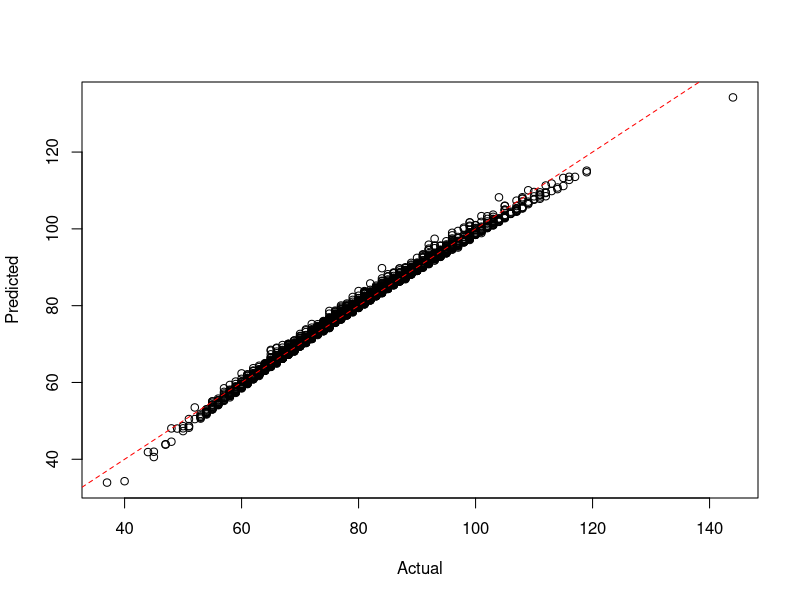

Source code (R):
setwd("c:/github/doerodney/NCAAB-D1M-2015-2016")

df = read.csv("dataframe.csv", header=TRUE)

summary(df)

# margin of victory
# df$mov = df$win_points_scored - df$loss_points_scored

model = lm(win_points_scored ~
	win_conference + 
	win_possessions + 
	win_offensive_rating + 
	win_defensive_rating + 
	win_personal_fouls + 
	loss_conference + 
	loss_possessions + 
	loss_offensive_rating + 
	loss_defensive_rating + 
	loss_defensive_rebounds + 
	loss_steals + 
	loss_blocked_shots + 
	loss_personal_fouls,
	data=df)

# remove low contributors
plotFit <- function(yObserved, yFitted, intercept=0) {
  plot(yObserved, yFitted, xlab="Actual", ylab="Predicted")
  abline(intercept, 1, lty=2, col=rgb(1,0,0))
}

plotFit(df$win_points_scored, fitted(model))


getGamePossessionRange <- function(df, teamName, opponentName) {
    teamPossessions <- getPossessions(df, teamName)
    opponentPossessions <- getPossessions(df, opponentName)
    
    possessions <- sort(c(teamPossessions, opponentPossessions))
    
    possessionRange <- seq(min(possessions), max(possessions))
    
    return(possessionRange)
}  


getPossessions <- function(df, teamName) {
    df <- as.data.frame(df)
    Possessions <- c(df$win_possessions[which(df$win_team == teamName)],
                     df$loss_possessions[which(df$loss_team == teamName)])
    return(Possessions)
}


getOffensiveRatings <- function(df, teamName) {
    df <- as.data.frame(df)
    OffensiveRatings <- c(df$win_offensive_rating[which(df$win_team == teamName)],
                          df$loss_offensive_rating[which(df$loss_team == teamName)])
    return(OffensiveRatings)
}


getDefensiveRatings <- function(df, teamName) {
    df <- as.data.frame(df)
    DefensiveRatings <- c(df$win_defensive_rating[which(df$win_team == teamName)],
                          df$loss_defensive_rating[which(df$loss_team == teamName)])
    return(DefensiveRatings)
}


getDefensiveRebounds <- function(df, teamName) {
    df <- as.data.frame(df)
    DefensiveRebounds <- c(df$win_defensive_rebounds[which(df$win_team == teamName)],
                              df$loss_defensive_rebounds[which(df$loss_team == teamName)])
    return(DefensiveRebounds)
}


getPersonalFouls <- function(df, teamName) {
    df <- as.data.frame(df)
    PersonalFouls <- c(df$win_personal_fouls[which(df$win_team == teamName)],
                       df$loss_personal_fouls[which(df$loss_team == teamName)])
    return(PersonalFouls)
}


getSteals <- function(df, teamName) {
    df <- as.data.frame(df)
    Steals <- c(df$win_steals[which(df$win_team == teamName)],
                df$loss_steals[which(df$loss_team == teamName)])
    return(Steals)
}


getBlockedShots <- function(df, teamName) {
    df <- as.data.frame(df)
    BlockedShots <- c(df$win_blocked_shots[which(df$win_team == teamName)],
                      df$loss_blocked_shots[which(df$loss_team == teamName)])
    return(BlockedShots)
}


getTeamConference <- function(df, teamName) {
    df <- as.data.frame(df)
  
    TeamConferences = df$win_conference[which(df$win_team == teamName)]
    if (length(TeamConferences) == 0) {
        TeamConferences = df$loss_conference[which(df$loss_team == teamName)]
    }
    return(as.character(TeamConferences[1]))
}


predictWinner <- function(teamName, opponentName, df, model, nScenarios=10000)
{
  gamePossessionRange = getGamePossessionRange(df, teamName, opponentName)    
    
  teamConference = getTeamConference(df, teamName)
  teamOffensiveRatings = getOffensiveRatings(df, teamName)
  teamDefensiveRatings = getDefensiveRatings(df, teamName)
  teamDefensiveRebounds  = getDefensiveRebounds(df, teamName)
  teamSteals = getSteals(df, teamName)
  teamPersonalFouls = getPersonalFouls(df, teamName)
  teamBlockedShots = getBlockedShots(df, teamName)
  
  opponentConference = getTeamConference(df, opponentName)
  opponentOffensiveRatings = getOffensiveRatings(df, opponentName)
  opponentDefensiveRatings = getDefensiveRatings(df, opponentName)
  opponentDefensiveRebounds  = getDefensiveRebounds(df, opponentName)
  opponentSteals = getSteals(df, opponentName)
  opponentPersonalFouls = getPersonalFouls(df, opponentName)
  opponentBlockedShots = getBlockedShots(df, opponentName)
  
  game_possessions = sample(gamePossessionRange, nScenarios, replace=TRUE)
  
  # Simulate data between the 10th and 90th quantile.
  minQuantile = 0.1
  maxQuantile = 0.9
  
  win_conference = rep(teamConference, nScenarios)
  win_possessions = game_possessions
  
  filtered = quantile(teamOffensiveRatings, c(minQuantile, maxQuantile))
  win_offensive_rating = runif(nScenarios, filtered[[1]], filtered[[2]])
  
  filtered = quantile(teamDefensiveRatings, c(minQuantile, maxQuantile))
  win_defensive_rating = runif(nScenarios, filtered[[1]], filtered[[2]])
  
  win_personal_fouls = sample(min(teamPersonalFouls):max(teamPersonalFouls), nScenarios, replace=TRUE)
  loss_conference = rep(opponentConference, nScenarios)
  loss_possessions = game_possessions
  
  filtered = quantile(opponentOffensiveRatings, c(minQuantile, maxQuantile))
  loss_offensive_rating = runif(nScenarios, filtered[[1]], filtered[[2]])
  
  filtered = quantile(opponentDefensiveRatings, c(minQuantile, maxQuantile))
  loss_defensive_rating = runif(nScenarios, filtered[[1]], filtered[[2]])
  loss_defensive_rebounds = runif(nScenarios, min(opponentDefensiveRebounds), max(opponentDefensiveRebounds))
  loss_steals = sample(min(opponentSteals):max(opponentSteals), nScenarios, replace=TRUE)
  loss_blocked_shots = sample(min(opponentBlockedShots):max(opponentBlockedShots), nScenarios, replace=TRUE)
  
  loss_personal_fouls = sample(min(opponentPersonalFouls):max(opponentPersonalFouls), nScenarios, replace=TRUE)
  
  # Create data frame for team score prediction.
  dfpt = cbind.data.frame(
    win_conference,
    win_possessions,
    win_offensive_rating,
    win_defensive_rating,
    win_personal_fouls,
    loss_conference,
    loss_possessions,
    loss_offensive_rating,
    loss_defensive_rating,
    loss_defensive_rebounds,
    loss_steals,
    loss_blocked_shots,
    loss_personal_fouls
  )
  
  teamPointsScored = round(predict(model, dfpt))
  
  # Create data frame for opponent score prediction.
  # Switch conferences
  x = loss_conference
  loss_conference = win_conference
  win_conference = x
  
  # Switch possessions
  x = loss_possessions
  loss_possessions = win_possessions
  win_possessions = x
  
  # Switch offensive ratings
  x = loss_offensive_rating
  loss_offensive_rating = win_offensive_rating
  win_offensive_rating = x
  
  # Switch defensive ratings
  x = loss_defensive_rating
  loss_defensive_rating = win_defensive_rating
  win_defensive_rating= x
  
  win_personal_fouls = sample(min(opponentPersonalFouls):max(opponentPersonalFouls), nScenarios, replace=TRUE)
  
  loss_defensive_rebounds = runif(nScenarios, min(teamDefensiveRebounds), max(teamDefensiveRebounds))
  loss_steals = sample(min(teamSteals):max(teamSteals), nScenarios, replace=TRUE)
  loss_blocked_shots = sample(min(teamBlockedShots):max(teamBlockedShots), nScenarios, replace=TRUE)
  loss_personal_fouls = sample(min(teamPersonalFouls):max(teamPersonalFouls), nScenarios, replace=TRUE)
  
  dfpo = cbind.data.frame(
    win_conference,
    win_possessions,
    win_offensive_rating,
    win_defensive_rating,
    win_personal_fouls,
    loss_conference,
    loss_possessions,
    loss_offensive_rating,
    loss_defensive_rating,
    loss_defensive_rebounds,
    loss_steals,
    loss_blocked_shots,
    loss_personal_fouls
  )
  
  # Predict opponent points scored.
  opponentPointsScored = round(predict(model, dfpo))
  
  # Make a dataframe of points scored.  Not sure why...
  pointsScored = cbind.data.frame(teamPointsScored, opponentPointsScored)
  
  # Produce/report a result message.
  teamWins = pointsScored$teamPointsScored > pointsScored$opponentPointsScored
  msg = sprintf("%d scenarios of %s versus %s:\n", nScenarios, teamName, opponentName)
  cat(msg)
  nTeamWins = length(which(teamWins == TRUE))
  nOpponentWins = nScenarios - nTeamWins
  margin = numeric(nScenarios)
  xlabel = ''
  ylabel = ''
  x = seq(1:nScenarios)
  win_team_name = ''
  scenarios_won = 0
  if (nTeamWins > nOpponentWins) {
    margin = sort(pointsScored$teamPointsScored - pointsScored$opponentPointsScored)
    
    win_team_name = teamName
    scenarios_won = nTeamWins
  } else {
    margin = sort(pointsScored$opponentPointsScored - pointsScored$teamPointsScored)
    win_team_name = opponentName
    scenarios_won = nOpponentWins
  }
  
  margin.min = min(margin)
  margin.max = max(margin)
  margin.mean = mean(margin)
  margin.sd = sd(margin)
  xlabel = sprintf("%s wins %d scenarios with a mean margin of %4.1f, sd = %5.2f.\n", win_team_name, scenarios_won, margin.mean, margin.sd)
  
  x = seq(margin.min, margin.max, length=1000)
  y = dnorm(x, mean=margin.mean, sd=margin.sd)
  plot(x, y, main=msg, xlab=xlabel, ylab=ylabel, type="l")
  
  abline(v=(mean(margin)))

  cat(xlabel)
  cat("\n")
  
  return(win_team_name)
}
# Run to here...

rpi_top_16 = c(
    'kansas-jayhawks', 
    'villanova-wildcats',
    'oklahoma-sooners',
    'oregon-ducks',
    'virginia-cavaliers',
    'xavier-musketeers',
    'north-carolina-tar-heels',
    'miami-fl-hurricanes',
    'maryland-terrapins',
    'utah-runnin-utes',
    'duke-blue-devils',
    'kentucky-wildcats',
    'iowa-hawkeyes',
    #'smu-mustangs',
    'west-virginia-mountaineers',
    'michigan-state-spartans',
    'dayton-flyers'
)

east_team_list = c(
    'villanova-wildcats',
    'miami-fl-hurricanes',
    'west-virginia-mountaineers',
    'maryland-terrapins',
    'iowa-state-cyclones',
    'dayton-flyers',
    'usc-trojans',
    'notre-dame-fighting-irish',
    'wisconsin-badgers',
    'butler-bulldogs',
    'temple-owls',
    'valparaiso-crusaders',
    'hofstra-pride',
    'akron-zips',
    'belmont-bruins',
    'north-florida-ospreys' 
)

# RPI = (WP * 0.25) + (OWP * 0.50) + (OOWP * 0.25)

predictBracketWinner<-function(team_list, df, model, nScenarios=10000)
{
  winner = ''
  
  # Preallocate vectors for subsequent rounds.
  quarter_finalist = character(8)
  semi_finalist = character(4)
  finalist = character(2)
  
  if (length(team_list == 16)) {
    cat("\n")
    cat("Round of 16:\n")
    quarter_finalist[1] = predictWinner(team_list[1], team_list[16], df, model, nScenarios) 
    quarter_finalist[2] = predictWinner(team_list[8], team_list[9], df, model, nScenarios)
    quarter_finalist[3] = predictWinner(team_list[5], team_list[12], df, model, nScenarios)
    quarter_finalist[4] = predictWinner(team_list[4], team_list[13], df, model, nScenarios)
    quarter_finalist[5] = predictWinner(team_list[6], team_list[11], df, model, nScenarios)
    quarter_finalist[6] = predictWinner(team_list[3], team_list[14], df, model, nScenarios)
    quarter_finalist[7] = predictWinner(team_list[7], team_list[10], df, model, nScenarios)
    quarter_finalist[8] = predictWinner(team_list[2], team_list[15], df, model, nScenarios)
    
    cat("\n")
    cat("Quarter-finals:\n")
    semi_finalist[1] = predictWinner(quarter_finalist[1], quarter_finalist[2], df, model, nScenarios)
    semi_finalist[2] = predictWinner(quarter_finalist[3], quarter_finalist[4], df, model, nScenarios)
    semi_finalist[3] = predictWinner(quarter_finalist[5], quarter_finalist[6], df, model, nScenarios)
    semi_finalist[4] = predictWinner(quarter_finalist[7], quarter_finalist[8], df, model, nScenarios)
    
    cat("\n")
    cat("Semi-finals:\n")
    finalist[1] = predictWinner(semi_finalist[1], semi_finalist[2], df, model, nScenarios)
    finalist[2] = predictWinner(semi_finalist[3], semi_finalist[4], df, model, nScenarios)
    
    cat("\n")
    cat("Final:\n")
    winner = predictWinner(finalist[1], finalist[2], df, model, nScenarios)
  }
  else {
    winner = sprintf("The team list needs 16 teams.  The supplied list has %d.", length(team_list))
  }
  
  return(winner)
}  


get_east_teams<-function()
{  
  teams = c('villanova-wildcats', 'virginia-cavaliers', 
  'oklahoma-sooners', 'louisville-cardinals',
  'uni-panthers', 'providence-friars',
  'michigan-state-spartans', 'north-carolina-state-wolfpack',
  'lsu-tigers', 'georgia-bulldogs', 
  'dayton-flyers', 'wyoming-cowboys', 
  'uc-irvine-anteaters', 'albany-great-danes', 
  'belmont-bruins', 'lafayette-leopards') 
  
  return(teams)
}  
 
 
get_midwest_teams<-function()
{
  teams = c('kentucky-wildcats', 'kansas-jayhawks', 
  'notre-dame-fighting-irish', 'maryland-terrapins', 
  'west-virginia-mountaineers','butler-bulldogs',  
  'wichita-state-shockers',  'cincinnati-bearcats', 
  'purdue-boilermakers', 'indiana-hoosiers', 
  'texas-longhorns', 'buffalo-bulls', 
  'valparaiso-crusaders', 'northeastern-huskies',
  'new-mexico-state-aggies', 'hampton-pirates')
  
  return(teams)
}


get_south_teams<-function()
{
  teams = c('duke-blue-devils','gonzaga-bulldogs',
  'iowa-state-cyclones', 'georgetown-hoyas',
  'utah-runnin-utes', 'smu-mustangs',
  'iowa-hawkeyes', 'san-diego-state-aztecs',
  'st-johns-red-storm', 'davidson-wildcats',
  'ucla-bruins', 'stephen-f-austin-lumberjacks',
  'eastern-washington-eagles', 'uab-blazers',
  'north-dakota-state-bison', 'robert-morris-colonials')
  
   return(teams)
}


get_west_teams<-function()
{
  teams = c('wisconsin-badgers', 'arizona-wildcats', 
  'baylor-bears', 'north-carolina-tar-heels', 
  'arkansas-razorbacks', 'xavier-musketeers',
  'vcu-rams', 'oregon-ducks',
  'oklahoma-state-cowboys', 'ohio-state-buckeyes',
  'ole-miss-rebels', 'wofford-terriers',
  'harvard-crimson', 'georgia-state-panthers',
  'texas-southern-tigers', 'coastal-carolina-chanticleers')
  
  return(teams)
}


predictTournamentWinner<-function(df, model)
{
	semifinalists = character(4)
	# East
	cat("\n")
    cat("East Bracket Championship:\n")
	teams = get_east_teams()
	semifinalists[1] = predictBracketWinner(teams, df, model)
	
	# Midwest
	cat("\n")
    cat("Midwest Bracket Championship:\n")
	teams = get_midwest_teams()
	semifinalists[2] = predictBracketWinner(teams, df, model)
	
	# West
	cat("\n")
    cat("West Bracket Championship:\n")
	teams = get_west_teams()
	semifinalists[3] = predictBracketWinner(teams, df, model)
	
	# South
	cat("\n")
    cat("South Bracket Championship:\n")
	teams = get_south_teams()
	semifinalists[4] = predictBracketWinner(teams, df, model)
	
	cat("\n")
    cat("Final Four:\n")
	finalists = character(2)
	finalists[1] = predictWinner(semifinalists[1], semifinalists[4], df, model)
	finalists[2] = predictWinner(semifinalists[2], semifinalists[3], df, model)
	cat("\n")
  
  cat("Final Two:\n")
  champion = predictWinner( finalists[1], finalists[2], df, model)
    
}

#---Run from top down to here.--------------------------------




getHomeAwayMarginOfVictory<- function( team_name, df) {
    # Determine indexes that involve team.
	win_index = which(df$win_team == team_name)
	loss_index = which(df$loss_team == team_name)
	
	# What were the win and loss margins?
	win_margin = df$win_points_scored[win_index] - df$loss_points[win_index]
	loss_margin = df$loss_points[loss_index] - df$win_points_scored[loss_index]
	
	# What courts were used?
	win_loss = c('home', 'away')
	win_court = ifelse(df$win_court[win_index] == win_loss[1], win_loss[1], win_loss[2])
	loss_court = ifelse(df$win_court[loss_index] == 'home', win_loss[2], win_loss[1])

	margin = c(win_margin, loss_margin)
	court = c(win_court, loss_court)
	court = as.factor(court)
	df_team = data.frame(margin, court)
	
	return(df_team)
}

getHomeCourtAdvantage <- function( team_name, df) {
	df_team = getHomeAwayMarginOfVictory(team_name, df)
	mdl = aov(margin ~ court, data=df_team)
	
	x = summary.lm(mdl)
	
	home_court_advantage = x$coefficients[1,1] + x$coefficients[2,1]
	probability = x$coefficients[2,4]
	
	alist = list('home_court_advantage'=home_court_advantage,
		'probability'=probability)
		
	return(alist)
}

plotHomeCourtAdvantage <- function( team_name, df) {
	df_team = getHomeAwayMarginOfVictory(team_name, df)
	alist = getHomeCourtAdvantage(team_name, df)
	home_court_advantage = alist$home_court_advantage
	probability = alist$probability
	
	significance = ifelse(probability < 0.05, 'significant', 'not significant')
	
	grand_mean = mean(df_team$margin)
	mean_margin_by_court = tapply(df_team$margin, df_team$court, mean)
	home_mean = mean_margin_by_court['home']
	away_mean = mean_margin_by_court['away']
	title = sprintf("Margin of victory against D1 opponents: %s", team_name)
	# x axis values are just an index.
	x = seq(1, length(df_team$margin))
	
	# Initially plot blanks just to initialize.
	ylabel = sprintf("Home court advantage: %2.0f (%s)", home_court_advantage, significance)
	plot(x, df_team$margin[x], main=title, xlab='game', ylab=ylabel, type='n')
	legend("topright", legend=c('home', 'away'), col=c('green', 'red'), pch=c(17,25))
	
	# Plot the mean lines.
	abline(h=0)
	abline(h=grand_mean)
	abline(h=home_mean, col='green')
	abline(h=away_mean, col='red')
	
	# Get indexes for home and away courts.
	home_index = which(df_team$court == 'home')
	away_index = which(df_team$court == 'away')
	
	# Plot points for home and away indexes.
	points(home_index, df_team$margin[home_index], col='green', pch=17)
	points(away_index, df_team$margin[away_index], col='red', pch=25)
}


plotOffensiveRating <- function( team_name, other_team_name, df) {
	# Get the offensive rating for each team in both win and loss results.
	# Get the relevant rows from the dataframe argument.
	
	# Create a subset dataframe.					  
	dfprime = subset(df, 
		select=c(win_team, win_offensive_rating, loss_team, loss_offensive_rating),
		subset=(win_team == team_name | loss_team == team_name |
		        win_team == other_team_name | loss_team == other_team_name))
	
	# Create labels for the legend.
	team_win_label = sprintf("%s win", team_name)
	team_loss_label = sprintf("%s loss", team_name)
	other_team_win_label = sprintf("%s win", other_team_name)
	other_team_loss_label = sprintf("%s loss", other_team_name)
	title_label = sprintf("Offensive ratings of %s and %s", team_name, other_team_name)
	
	# Plot points for team win and loss indexes.
	team_win_rows = which(dfprime$win_team == team_name)
	team_loss_rows = which(dfprime$loss_team == team_name)
	other_win_rows = which(dfprime$win_team == other_team_name)
	other_loss_rows = which(dfprime$loss_team == other_team_name)
	
	# Create initial plot data.
	x = c(team_win_rows, team_loss_rows, other_win_rows, other_loss_rows) 
	offensive_rating_list = c(
		dfprime$win_offensive_rating[team_win_rows],
		dfprime$loss_offensive_rating[team_loss_rows],
		dfprime$win_offensive_rating[other_win_rows],
		dfprime$loss_offensive_rating[other_loss_rows] )
	
	# Initially plot blanks just to initialize the graph.
	plot(x, offensive_rating_list, main=title_label, xlab='', ylab='offensive_rating', type='n')
	legend("topright", 
			legend=c(team_win_label, team_loss_label, 
			         other_team_win_label, other_team_loss_label), 
			col=c('green', 'red', 'blue', 'orange'), 
			pch=c(2, 6, 3, 4))
	
	points(team_win_rows, dfprime$win_offensive_rating[team_win_rows], col='green', pch=2)
	points(team_loss_rows, dfprime$loss_offensive_rating[team_loss_rows], col='red', pch=6)
	points(other_win_rows, dfprime$win_offensive_rating[other_win_rows], col='blue', pch=3)
	points(other_loss_rows, dfprime$loss_offensive_rating[other_loss_rows], col='red', pch=4)
}

plotDefensiveRating <- function( team_name, other_team_name, df) {
	# Get the defensive rating for each team in both win and loss results.
	# Get the relevant rows from the dataframe argument.
	# Create a subset dataframe.					  
	dfprime = subset(df, 
		select=c(win_team, win_defensive_rating, loss_team, loss_defensive_rating),
		subset=(win_team == team_name | loss_team == team_name |
		        win_team == other_team_name | loss_team == other_team_name))
	
	# Create labels for the legend.
	team_win_label = sprintf("%s win", team_name)
	team_loss_label = sprintf("%s loss", team_name)
	other_team_win_label = sprintf("%s win", other_team_name)
	other_team_loss_label = sprintf("%s loss", other_team_name)
	title_label = sprintf("Defensive ratings of %s and %s", team_name, other_team_name)
	
	# Plot points for team win and loss indexes.
	team_win_rows = which(dfprime$win_team == team_name)
	team_loss_rows = which(dfprime$loss_team == team_name)
	other_win_rows = which(dfprime$win_team == other_team_name)
	other_loss_rows = which(dfprime$loss_team == other_team_name)
	
	# Create initial plot data.
	x = c(team_win_rows, team_loss_rows, other_win_rows, other_loss_rows) 
	defensive_rating_list = c(
		dfprime$win_defensive_rating[team_win_rows],
		dfprime$loss_defensive_rating[team_loss_rows],
		dfprime$win_defensive_rating[other_win_rows],
		dfprime$loss_defensive_rating[other_loss_rows] )
	
	# Initially plot blanks just to initialize the graph.
	plot(x, defensive_rating_list, main=title_label, xlab='', ylab='defensive_rating', type='n')
	legend("topright", 
			legend=c(team_win_label, team_loss_label, 
			         other_team_win_label, other_team_loss_label), 
			col=c('green', 'red', 'blue', 'orange'), 
			pch=c(2, 6, 3, 4))
	
	points(team_win_rows, dfprime$win_defensive_rating[team_win_rows], col='green', pch=2)
	points(team_loss_rows, dfprime$loss_defensive_rating[team_loss_rows], col='red', pch=6)
	points(other_win_rows, dfprime$win_defensive_rating[other_win_rows], col='blue', pch=3)
	points(other_loss_rows, dfprime$loss_defensive_rating[other_loss_rows], col='red', pch=4)
}


# Bracket couples:
# 1-16
# 8-9
# 5-12
# 4-13
# 6-11
# 3-14
# 7-10
# 2-15



test_predictions<-function(game_date, data_date, df) 
{
   dfprime = df[which(df$date <= data_date), ]
   mprime = lm(win_points_scored ~
                 win_conference + 
                 win_possessions + 
                 win_offensive_rating + 
                 win_defensive_rating + 
                 win_personal_fouls + 
                 loss_conference + 
                 loss_possessions + 
                 loss_offensive_rating + 
                 loss_defensive_rating + 
                 loss_defensive_rebounds + 
                 loss_steals + 
                 loss_blocked_shots + 
                 loss_personal_fouls,
                 data=dfprime)
   win_team_list = df$win_team[which(df$date == game_date)]
   loss_team_list = df$loss_team[which(df$date == game_date)]
   
   game_count = length(win_team_list)
   
   correct_count = 0
   for (i in 1:game_count) {
     win_team = as.character(win_team_list[i])
     loss_team = as.character(loss_team_list[i])
     predicted_win_team = predictWinner(win_team, loss_team, dfprime, mprime)
     if (predicted_win_team == win_team) {
       correct_count = correct_count + 1
     }
   }
   
   sprintf("%d correct out of %d for %d using data from %d.", 
           correct_count, game_count, game_date, data_date)
}
